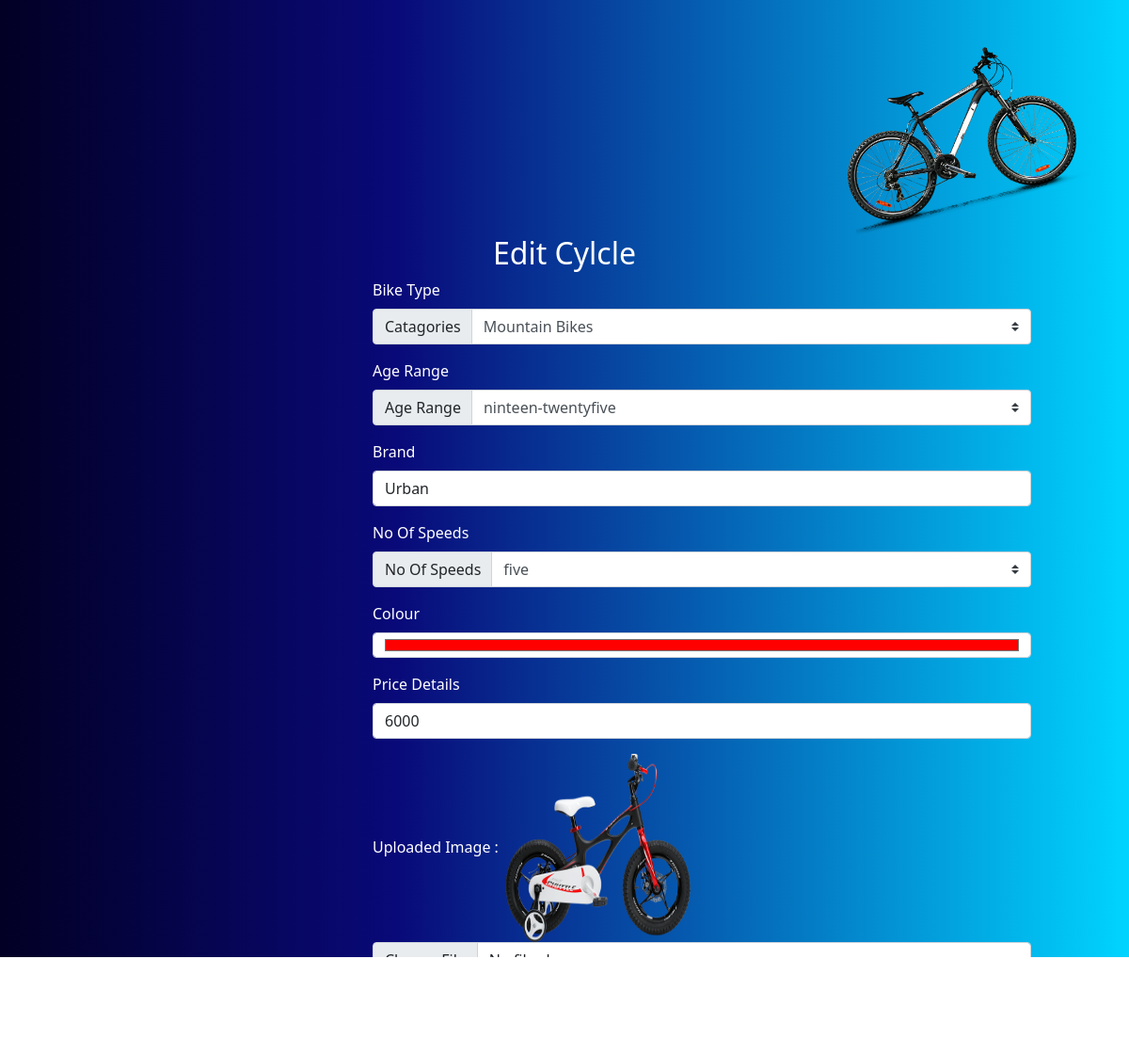
The page /edit-cycle/1 on the database its author committed.
### e_commerce_app/models.py (models this page shows, shortened)
class add_product(models.Model):
    bike_choice=[
        ('Mountain Bikes','Mountain Bikes'),
        ('Electric Bicycles','Electric Bicycles'),
        ('Road Bikes','Road Bikes'),
        ('Hybrid Bikes','Hybrid Bikes'),
        ('Folding Bikes','Folding Bikes'),
        ('Comfort Bikes','Comfort Bikes')
    ]
    age_choice=[
        ('three-five','three-five'),
        ('five-nine','five-nine'),
        ('nine-forteen','nine-forteen'),
        ('forteen-ninteen','forteen-ninteen'),
        ('ninteen-twentyfive','ninteen-twentyfive'),
        ('25_above','25_above')
    ]
    speed_choice=[
        ('one','one'),
        ('two','two'),
        ('three','three'),
        ('four','four'),
        ('five','five'),
        ('six','six')
    ]
    bike_type = models.CharField(max_length=50,choices=bike_choice)
    age_range = models.CharField(max_length=50,choices=age_choice)
    brand = models.CharField(max_length=50)
    noOfSpeed = models.CharField(max_length=50,choices=speed_choice)
    color = models.CharField(max_length=50)
    price = models.CharField(max_length=50)
    file_image = models.FileField(upload_to='e_commerce_app/static/Uploaded_images')

### e_commerce_app/views.py (the view, shortened to what this page needs)
# urls.py: path('edit-cycle/<int:id>',edit_cycle,name='edit-cycle'),
def edit_cycle(request, id):
    b = add_product.objects.get(id=id)
    img = str(b.file_image).split('/')[-1]
    return render(request,'edit-cycle.html',{'data':b,'img':img})

### e_commerce_app/templates/edit-cycle.html (shortened to what this page needs)
<!DOCTYPE html>
{% load static %}
<html lang="en">
<head>
    <link rel="stylesheet" href="https://cdn.jsdelivr.net/npm/bootstrap@4.0.0/dist/css/bootstrap.min.css">
    <link href="https://cdn.jsdelivr.net/npm/bootstrap@5.0.2/dist/css/bootstrap.min.css" rel="stylesheet"
>
</head>
<body>
    <img src="{% static 'images/img-1.png' %}" height='200px' style='margin-left:900px;margin-top:50px;'>
    <center><h2>Edit Cylcle</h2></center>
    <div class="row">
        <form method='post' enctype="multipart/form-data">
          <div class="mb-3">
                    <div class="mb-3">
                        <label for="exampleFormControlInput1" class="form-label">Bike Type</label>
                        <div class="input-group mb-3" style="width:700px;">
                            <div class="input-group-prepend">
                              <label class="input-group-text" for="inputGroupSelect01">Catagories</label>
                            </div>
                            <select class="custom-select" id="inputGroupSelect01" name="bike_type">
                              <option selected >{{data.bike_type}}</option>
                            </select>
                          </div>
                    </div>
                    <div class="mb-3">
                        <label for="exampleFormControlInput1" class="form-label">Age Range</label>
                        <div class="input-group mb-3" style="width:700px;">
                            <div class="input-group-prepend">
                              <label class="input-group-text" for="inputGroupSelect01">Age Range</label>
                            </div>
                            <select class="custom-select" id="inputGroupSelect01" name="age_range">
                              <option selected>{{data.age_range}}</option>
                            </select>
                          </div>
                    </div>
                    <div class="mb-3">
                        <label for="exampleFormControlInput1" class="form-label">Brand</label>
                        <input type="text" class="form-control" id="exampleFormControlInput1" placeholder="Brand Name eg:(Urban Terrain)" name="brand" value="{{data.brand}}">
                    </div>
                    <div class="mb-3">
                        <label for="exampleFormControlInput1" class="form-label">No Of Speeds</label>
                        <div class="input-group mb-3" style="width:700px;">
                            <div class="input-group-prepend">
                              <label class="input-group-text" for="inputGroupSelect01">No Of Speeds</label>
                            </div>
                            <select class="custom-select" id="inputGroupSelect01" name="speed">
                              <option selected>{{data.noOfSpeed}}</option>
                            </select>
                          </div>
                    </div>
                    <div class="mb-3">
                        <label for="exampleFormControlInput1" class="form-label">Colour</label>
                        <input type="color" id="favcolor" class="form-control" id="exampleFormControlInput1" name="color" value="{{data.color}}">
                    </div>
                    <div class="mb-3">
                        <label for="exampleFormControlInput1" class="form-label">Price Details</label>
                        <input type="text" class="form-control" id="exampleFormControlInput1" placeholder="indian Ruppee" name="price" value="{{data.price}}">
                    </div>
                    <div class="mb-3">
                        <label class="form-label" for="customFile">Uploaded Image : </label>
                        <img src="/static/Uploaded_images/{{img}}" width="200px" height="200px">
                        <input type="file" class="form-control" name="file_image"/>
                    </div>
                </div>
            </div>
            <div class="footer mb-5">
            <center><input class="btn btn-primary" type="submit" value="Submit">
            </div>
</body>
</html>

### e_commerce_app/templates/edit-cycle.html (style rules this page uses)
.form-control { width: 700px; }
.row { margin-left: 32%; }
body { background: rgb(2,0,36); background: linear-gradient(90deg, rgba(2,0,36,1) 0%, rgba(9,9,121,1) 35%, rgba(0,212,255,1)); color:white }

### rows shown on the page
add_product: bike_type "Mountain Bikes", age_range "ninteen-twentyfive", brand "Urban", speed "five", color "#ff0000", price "6000"
